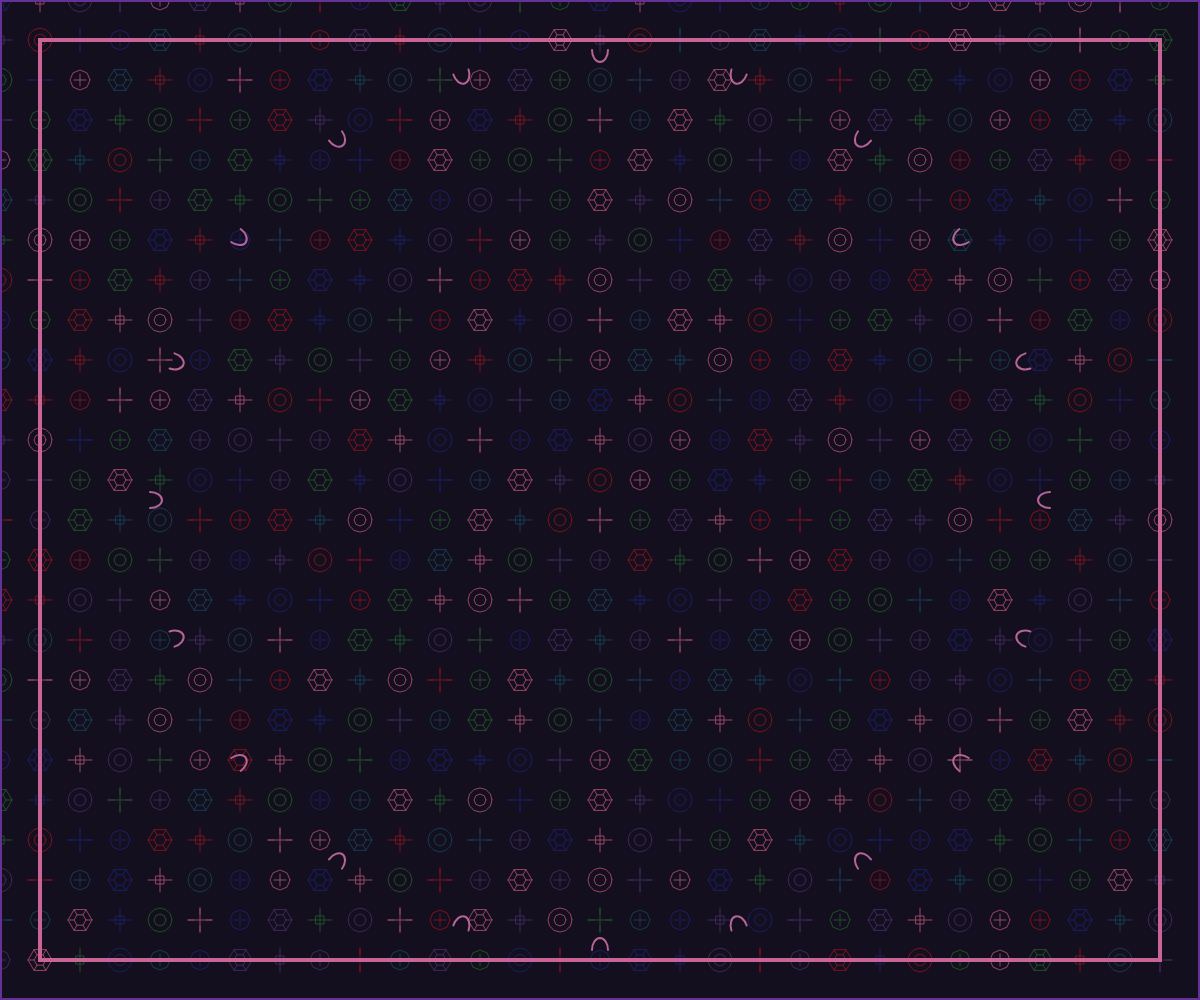
Frame 1 (no input)
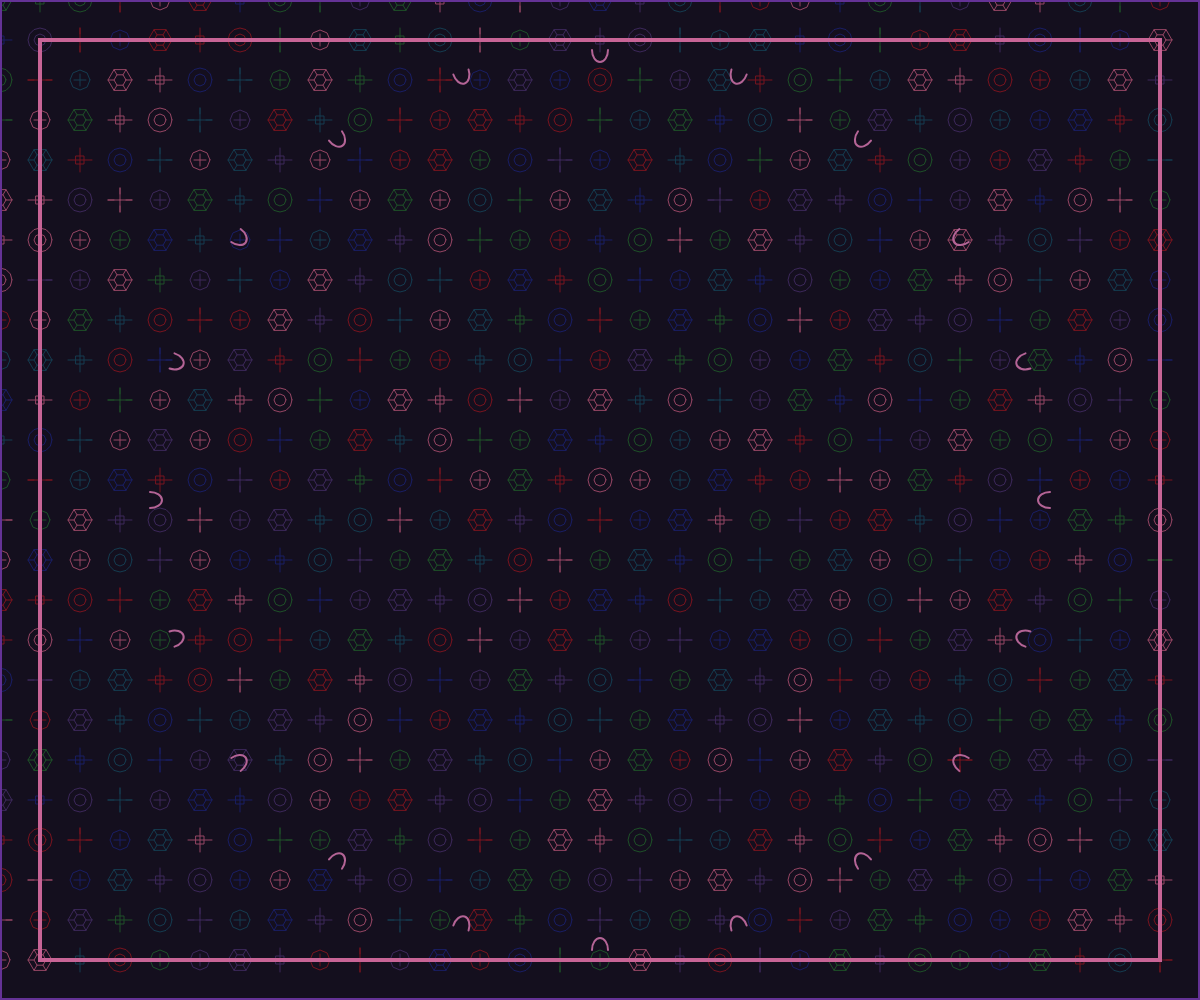
Frame 2 (the mouse pressed at the canvas centre, redrawn once)

The p5.js sketch that drew these frames (run headless with seeded random() and noise() and a simulated clock; the mouse was pressed at the canvas centre and the sketch redrawn once):

// p5.js sketch
// ── sketch.js
let grid;
let cellSize = 40;
let numCellsX, numCellsY;
let patterns = [];
let borderPattern = [];

function setup() {
  createCanvas(windowWidth, windowHeight);
  noLoop();
  
  // Calculate grid dimensions
  numCellsX = ceil(width / cellSize);
  numCellsY = ceil(height / cellSize);
  
  // Create the grid structure
  grid = [];
  for (let y = 0; y < numCellsY; y++) {
    grid[y] = [];
    for (let x = 0; x < numCellsX; x++) {
      grid[y][x] = {
        x: x * cellSize,
        y: y * cellSize,
        pattern: random(['crystal', 'cross', 'loop', 'branch', 'interlace'])
      };
    }
  }
  
  // Generate the patterns
  generatePatterns();
  
  // Create border pattern
  createBorderPattern();
}

function draw() {
  background(20, 15, 30);
  
  // Draw the textile pattern
  for (let y = 0; y < numCellsY; y++) {
    for (let x = 0; x < numCellsX; x++) {
      let cell = grid[y][x];
      
      push();
      translate(cell.x, cell.y);
      
      // Draw a textile pattern
      drawPattern(cell.pattern);
      
      pop();
    }
  }
  
  // Draw decorative border
  strokeWeight(4);
  stroke(100, 50, 150); // Deep purple
  noFill();
  rect(0, 0, width, height);
  
  // Inner decorative band
  stroke(200, 100, 150); // Lighter pink
  rect(cellSize, cellSize, width - cellSize * 2, height - cellSize * 2);
  
  // Draw border pattern
  drawBorderPattern();
}

function generatePatterns() {
  for (let y = 0; y < numCellsY; y++) {
    for (let x = 0; x < numCellsX; x++) {
      // Create a symmetric pattern by using coordinates
      let symmetry = (x + y) % 5;
      
      if (symmetry === 0) {
        grid[y][x].pattern = 'crystal';
      } else if (symmetry === 1) {
        grid[y][x].pattern = 'cross';
      } else if (symmetry === 2) {
        grid[y][x].pattern = 'loop';
      } else if (symmetry === 3) {
        grid[y][x].pattern = 'branch';
      } else {
        grid[y][x].pattern = 'interlace';
      }
    }
  }
  
  // Add more complex interweaving by adjusting certain cells
  for (let y = 0; y < numCellsY; y++) {
    for (let x = 0; x < numCellsX; x++) {
      if ((x + y) % 4 === 0 && random() > 0.6) {
        grid[y][x].pattern = 'interlace';
      }
    }
  }
}

function drawPattern(patternType) {
  strokeWeight(1);
  
  // Use a palette of jewel tones
  let colors = [
    color(25, 30, 100),   // Deep sapphire
    color(30, 80, 40),    // Emerald green
    color(120, 20, 30),   // Ruby red
    color(60, 40, 90),    // Violet
    color(150, 70, 100),  // Plum
    color(20, 60, 80)     // Ocean blue
  ];
  
  let c = random(colors);
  stroke(c);
  noFill();
  
  switch (patternType) {
    case 'crystal':
      // Draw a geometric crystal shape with rich colors
      beginShape();
      for (let i = 0; i < 6; i++) {
        let angle = map(i, 0, 6, 0, TWO_PI);
        let x = cos(angle) * cellSize * 0.3;
        let y = sin(angle) * cellSize * 0.3;
        vertex(x, y);
      }
      endShape(CLOSE);
      
      // Inner crystal structure
      beginShape();
      for (let i = 0; i < 6; i++) {
        let angle = map(i, 0, 6, 0, TWO_PI);
        let x = cos(angle) * cellSize * 0.15;
        let y = sin(angle) * cellSize * 0.15;
        vertex(x, y);
      }
      endShape(CLOSE);
      
      // Draw connecting lines
      for (let i = 0; i < 6; i++) {
        let angle = map(i, 0, 6, 0, TWO_PI);
        let x1 = cos(angle) * cellSize * 0.3;
        let y1 = sin(angle) * cellSize * 0.3;
        let x2 = cos(angle) * cellSize * 0.15;
        let y2 = sin(angle) * cellSize * 0.15;
        line(x1, y1, x2, y2);
      }
      
      break;
      
    case 'cross':
      // Draw a cross shape with rich color
      line(-cellSize * 0.3, 0, cellSize * 0.3, 0);
      line(0, -cellSize * 0.3, 0, cellSize * 0.3);
      
      // Inner square
      rectMode(CENTER);
      rect(0, 0, cellSize * 0.2, cellSize * 0.2);
      
      break;
      
    case 'loop':
      // Draw a loop with geometric precision
      beginShape();
      for (let i = 0; i < 12; i++) {
        let angle = map(i, 0, 12, 0, TWO_PI);
        let x = cos(angle) * cellSize * 0.3;
        let y = sin(angle) * cellSize * 0.3;
        vertex(x, y);
      }
      endShape(CLOSE);
      
      // Inner loop
      beginShape();
      for (let i = 0; i < 8; i++) {
        let angle = map(i, 0, 8, 0, TWO_PI);
        let x = cos(angle) * cellSize * 0.15;
        let y = sin(angle) * cellSize * 0.15;
        vertex(x, y);
      }
      endShape(CLOSE);
      
      break;
      
    case 'interlace':
      // Draw an interlaced pattern with rich colors
      beginShape();
      for (let i = 0; i < 8; i++) {
        let angle = map(i, 0, 8, 0, TWO_PI);
        let x = cos(angle) * cellSize * 0.25;
        let y = sin(angle) * cellSize * 0.25;
        vertex(x, y);
      }
      endShape(CLOSE);
      
      // Draw a smaller cross inside
      line(-cellSize * 0.15, 0, cellSize * 0.15, 0);
      line(0, -cellSize * 0.15, 0, cellSize * 0.15);
      
      break;
      
    case 'branch':
      // Draw a branching pattern with rich colors
      for (let i = 0; i < 4; i++) {
        let angle = map(i, 0, 4, 0, TWO_PI);
        let x = cos(angle) * cellSize * 0.3;
        let y = sin(angle) * cellSize * 0.3;
        line(0, 0, x, y);
      }
      
      // Draw smaller branches
      for (let i = 0; i < 4; i++) {
        let angle = map(i, 0, 4, 0, TWO_PI);
        let x1 = cos(angle) * cellSize * 0.3;
        let y1 = sin(angle) * cellSize * 0.3;
        let x2 = cos(angle) * cellSize * 0.15;
        let y2 = sin(angle) * cellSize * 0.15;
        line(x1, y1, x2, y2);
      }
      
      break;
  }
}

function createBorderPattern() {
  borderPattern = [];
  let numCrescents = 20;
  for (let i = 0; i < numCrescents; i++) {
    let angle = map(i, 0, numCrescents, 0, TWO_PI);
    let radius = min(width, height) * 0.45;
    let x = width/2 + cos(angle) * radius;
    let y = height/2 + sin(angle) * radius;
    borderPattern.push({x, y, angle});
  }
}

function drawBorderPattern() {
  strokeWeight(2);
  stroke(180, 100, 150); // Lighter pink
  
  for (let i = 0; i < borderPattern.length; i++) {
    let point = borderPattern[i];
    
    push();
    translate(point.x, point.y);
    rotate(point.angle + PI/2);
    
    // Draw crescent shape
    noFill();
    stroke(180, 100, 150);
    arc(0, 0, cellSize * 0.4, cellSize * 0.6, 0, PI);
    pop();
  }
}

function windowResized() {
  resizeCanvas(windowWidth, windowHeight);
  
  // Recalculate grid dimensions
  numCellsX = ceil(width / cellSize);
  numCellsY = ceil(height / cellSize);
  
  // Reinitialize the grid
  grid = [];
  for (let y = 0; y < numCellsY; y++) {
    grid[y] = [];
    for (let x = 0; x < numCellsX; x++) {
      grid[y][x] = {
        x: x * cellSize,
        y: y * cellSize,
        pattern: random(['crystal', 'cross', 'loop', 'branch', 'interlace'])
      };
    }
  }
  
  // Regenerate the pattern
  generatePatterns();
  
  // Recreate border pattern
  createBorderPattern();
}
